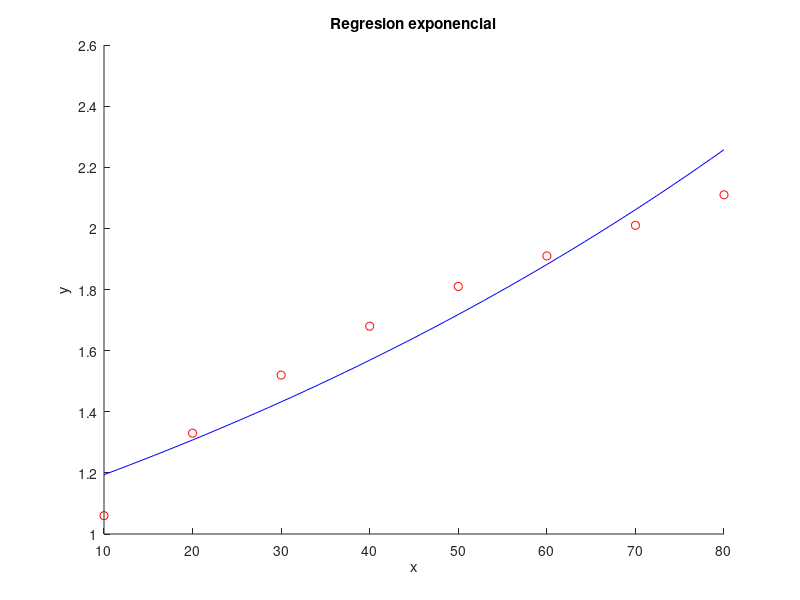

Write the MATLAB code that produced this figure.
clear all; close all; clc;
t=[10 20 30 40 50 60 70 80];
y=[1.06 1.33 1.52 1.68 1.81 1.91 2.01 2.11];
p=polyfit(t,log(y),1); % En Matlab el logaritmo natural es log
fprintf('parametro x_2 = %2.3f\n',p(1));
fprintf('parametro x_1 = %3.3f\n',exp(p(2)));
hold on
plot(t,y,'ro')
x=linspace(min(t),max(t),50);
z=exp(p(2))*exp(p(1)*x);
plot(x,z,'b')
xlabel('x')
ylabel('y')
title('Regresion exponencial')
hold off